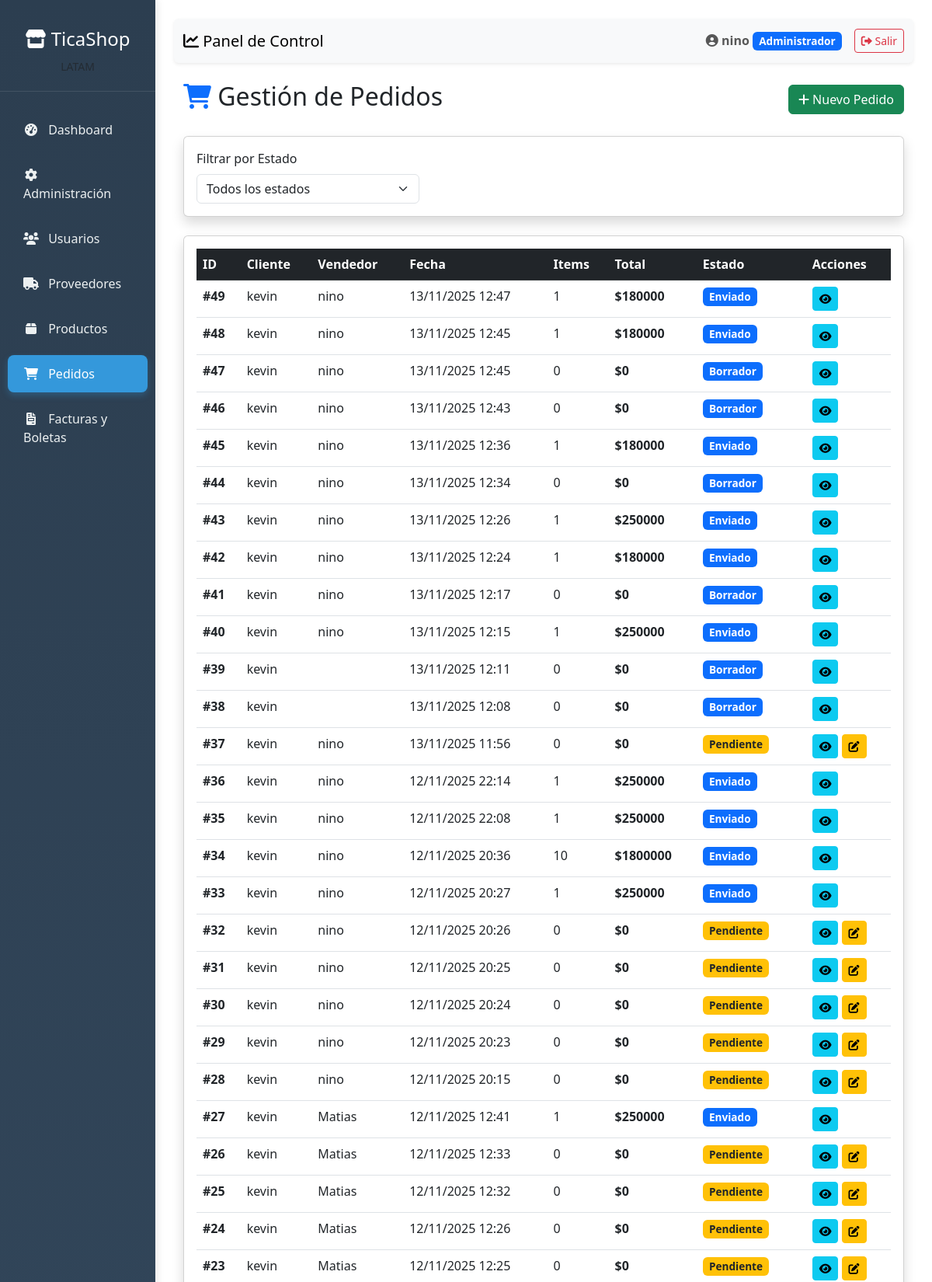
/ventas/pedidos/ (signed in, upper part), run on the app's committed database.
### apps/usuarios/models.py (models this page shows, shortened)
class Usuario(AbstractUser):
    ROLES = (
        ('Administrador', 'Administrador'),
        ('Vendedor', 'Vendedor'),
        ('Tesoreria', 'Tesorería'),
        ('Cliente', 'Cliente'),
    )
    rol = models.CharField(max_length=13, choices=ROLES, default='Cliente')
    telefono = models.CharField(max_length=20, blank=True, null=True)
    activo = models.BooleanField(default=True)
    fecha_actualizacion = models.DateTimeField(auto_now=True)
    class Meta:
        db_table = 'usuarios'
        verbose_name = 'Usuario'
        verbose_name_plural = 'Usuarios'

### apps/ventas/models.py (models this page shows, shortened)
class Pedido(models.Model):
    ESTADOS_PEDIDO = (
        ('Pendiente', 'Pendiente'),
        ('Procesando', 'Procesando'),
        ('Enviado', 'Enviado'),
        ('Completado', 'Completado'),
        ('Cancelado', 'Cancelado'),
    )
    cliente = models.ForeignKey(
        'clientes.Cliente',
        on_delete=models.CASCADE,
        verbose_name='Cliente'
    )
    usuario = models.ForeignKey(
        'usuarios.Usuario',
        on_delete=models.SET_NULL,
        null=True,
        verbose_name='Vendedor'
    )
    fecha_creacion = models.DateTimeField(auto_now_add=True)
    fecha_actualizacion = models.DateTimeField(auto_now=True)
    total = models.DecimalField(max_digits=12, decimal_places=2, default=0)
    estado = models.CharField(
        max_length=20,
        choices=ESTADOS_PEDIDO,
        default='Pendiente'
    )
    direccion_despacho = models.TextField(
        blank=True,
        null=True,
        verbose_name='Dirección de despacho'
    )
    observaciones = models.TextField(
        blank=True,
        null=True,
        verbose_name='Observaciones'
    )
    @property
    def cantidad_items(self):
        return sum(detalle.cantidad for detalle in self.detalles.all())
    class Meta:
        db_table = 'pedidos'
        verbose_name = 'Pedido'
        verbose_name_plural = 'Pedidos'
        ordering = ['-fecha_creacion']

class DetallePedido(models.Model):
    pedido = models.ForeignKey(
        Pedido,
        on_delete=models.CASCADE,
        related_name='detalles'
    )
    producto = models.ForeignKey(
        'productos.Producto',
        on_delete=models.CASCADE,
        verbose_name='Producto'
    )
    cantidad = models.IntegerField(default=1)
    precio_unitario_venta = models.DecimalField(
        max_digits=10,
        decimal_places=2,
        verbose_name='Precio unitario'
    )
    subtotal = models.DecimalField(
        max_digits=12,
        decimal_places=2,
        verbose_name='Subtotal'
    )
    class Meta:
        db_table = 'detalle_pedido'
        verbose_name = 'Detalle de Pedido'
        verbose_name_plural = 'Detalles de Pedido'

### apps/clientes/models.py (models this page shows, shortened)
class Cliente(models.Model):
    rut = models.CharField(max_length=12, unique=True)
    razon_social = models.CharField(max_length=255)
    giro = models.CharField(max_length=255, blank=True, null=True)
    direccion = models.TextField(blank=True, null=True)
    email_facturacion = models.EmailField(blank=True, null=True)
    class Meta:
        db_table = 'clientes'
        verbose_name = 'Cliente'
        verbose_name_plural = 'Clientes'

### apps/ventas/views.py (the view)
# urls.py: path('pedidos/', views.listar_pedidos, name='listar_pedidos'),
@login_required
def listar_pedidos(request):
    pedidos = Pedido.objects.select_related('cliente', 'usuario').prefetch_related('detalles').all().order_by('-fecha_creacion')
    filtro_usuario = request.GET.get('usuario')
    filtro_cliente = request.GET.get('cliente')
    if filtro_usuario:
        pedidos = pedidos.filter(usuario__username__icontains=filtro_usuario)
    if filtro_cliente:
        pedidos = pedidos.filter(cliente__nombre__icontains=filtro_cliente)
    context = {
        'pedidos': pedidos,
    }
    return render(request, 'ventas/listar_pedidos.html', context)

### templates/ventas/listar_pedidos.html (shortened to what this page needs)
{% extends 'dashboard/base_dashboard.html' %}
{% block content %}
<div class="container-fluid mt-4">
    <div class="d-flex justify-content-between align-items-center mb-4">
        <h2><i class="fas fa-shopping-cart text-primary"></i> Gestión de Pedidos</h2>
        <a href="{% url 'crear_pedido_inicial' %}" class="btn btn-success">
            <i class="fas fa-plus"></i> Nuevo Pedido
        </a>
    </div>
    <div class="card shadow mb-4">
        <div class="card-body">
            <form method="GET" class="row g-3">
                <div class="col-md-4">
                    <label class="form-label">Filtrar por Estado</label>
                    <select name="estado" class="form-select" onchange="this.form.submit()">
                        <option value="">Todos los estados</option>
                    </select>
                </div>
            </form>
        </div>
    </div>
    <div class="card shadow">
        <div class="card-body">
            <div class="table-responsive">
                <table class="table table-hover">
                    <thead class="table-dark">
                        <tr>
                            <th>ID</th>
                            <th>Cliente</th>
                            <th>Vendedor</th>
                            <th>Fecha</th>
                            <th>Items</th>
                            <th>Total</th>
                            <th>Estado</th>
                            <th>Acciones</th>
                        </tr>
                    </thead>
                    <tbody>
                        {% for pedido in pedidos %}
                        <tr>
                            <td><strong>#{{ pedido.id }}</strong></td>
                            <td>{{ pedido.cliente.razon_social }}</td>
                            <td>{{ pedido.usuario.username }}</td>
                            <td>{{ pedido.fecha_creacion|date:"d/m/Y H:i" }}</td>
                            <td>{{ pedido.cantidad_items }}</td>
                            <td><strong>${{ pedido.total|floatformat:0 }}</strong></td>
                            <td>
                                {% if pedido.estado == 'Pendiente' %}
                                    <span class="badge bg-warning text-dark">{{ pedido.estado }}</span>
                                {% elif pedido.estado == 'Procesando' %}
                                    <span class="badge bg-info">{{ pedido.estado }}</span>
                                {% elif pedido.estado == 'Completado' %}
                                    <span class="badge bg-success">{{ pedido.estado }}</span>
                                {% elif pedido.estado == 'Cancelado' %}
                                    <span class="badge bg-danger">{{ pedido.estado }}</span>
                                {% else %}
                                    <span class="badge bg-primary">{{ pedido.estado }}</span>
                                {% endif %}
                            </td>
                            <td>
                                <a href="{% url 'detalle_pedido' pedido.id %}" class="btn btn-sm btn-info" title="Ver detalle">
                                    <i class="fas fa-eye"></i>
                                </a>
                                {% if pedido.estado == 'Pendiente' %}
                                    <a href="{% url 'crear_pedido_inicial' %}" class="btn btn-sm btn-warning" title="Agregar productos o generar documento">
                                        <i class="fas fa-edit"></i>
                                    </a>
                                {% endif %}
                            </td>
                        </tr>
                        {% endfor %}
                    </tbody>
                </table>
            </div>
        </div>
    </div>
</div>
{% endblock %}

### templates/dashboard/base_dashboard.html (shortened to what this page needs)
<!DOCTYPE html>
<html lang="es">
<head>
    <link href="https://cdn.jsdelivr.net/npm/bootstrap@5.3.0/dist/css/bootstrap.min.css" rel="stylesheet">
    <link rel="stylesheet" href="https://cdnjs.cloudflare.com/ajax/libs/font-awesome/6.0.0/css/all.min.css">
</head>
<body>
    <div class="container-fluid">
        <div class="row">
            <div class="col-md-3 col-lg-2 sidebar d-md-block p-0">
                <div class="position-sticky pt-3">
                    <div class="text-center text-white logo-section">
                        <h4><i class="fas fa-store"></i> TicaShop</h4>
                        <small class="text-muted">LATAM</small>
                    </div>
                    <ul class="nav flex-column">
                        <li class="nav-item">
                            <a class="nav-link {% if request.resolver_match.url_name == 'dashboard' %}active{% endif %}"
                                href="{% url 'dashboard' %}">
                                <i class="fas fa-tachometer-alt"></i> Dashboard
                            </a>
                        </li>
                        {% if request.user.rol == 'Administrador' %}
                        <li class="nav-item">
                            <a class="nav-link" href="/admin/">
                                <i class="fas fa-cog"></i> Administración
                            </a>
                        </li>
                        <li class="nav-item">
                            <a class="nav-link {% if request.resolver_match.url_name == 'listar_usuarios' %}active{% endif %}"
                                href="{% url 'listar_usuarios' %}">
                                <i class="fas fa-users"></i> Usuarios
                            </a>
                        </li>
                        <li class="nav-item">
                            <a class="nav-link {% if request.resolver_match.url_name == 'listar_proveedores' %}active{% endif %}"
                                href="{% url 'listar_proveedores' %}">
                                <i class="fas fa-truck"></i> Proveedores
                            </a>
                        </li>
                        {% endif %}
                        {% if request.user.rol == 'Administrador' or request.user.rol == 'Vendedor' %}
                        <li class="nav-item">
                            <a class="nav-link {% if request.resolver_match.url_name == 'listar_productos' %}active{% endif %}"
                                href="{% url 'listar_productos' %}">
                                <i class="fas fa-box"></i> Productos
                            </a>
                        </li>
                        <li class="nav-item">
                            <a class="nav-link {% if request.resolver_match.url_name == 'listar_pedidos' %}active{% endif %}"
                                href="{% url 'listar_pedidos' %}">
                                <i class="fas fa-shopping-cart"></i> Pedidos
                            </a>
                        </li>
                        {% endif %}
                        <li class="nav-item">
                            <a class="nav-link {% if request.resolver_match.url_name == 'listar_documentos' %}active{% endif %}"
                                href="{% url 'listar_documentos' %}">
                                <i class="fas fa-file-invoice"></i> Facturas y Boletas
                            </a>
                        </li>
                    </ul>
                </div>
            </div>
            <div class="col-md-9 col-lg-10 ml-sm-auto px-4 py-4">
                <nav class="navbar navbar-expand-lg navbar-light bg-light mb-4 shadow-sm rounded">
                    <div class="container-fluid">
                        <span class="navbar-brand mb-0 h1">
                            <i class="fas fa-chart-line"></i> Panel de Control
                        </span>
                        <div class="navbar-nav ms-auto align-items-center">
                            <span class="navbar-text me-3">
                                <i class="fas fa-user-circle"></i>
                                <strong>{{ request.user.get_full_name|default:request.user.username }}</strong>
                                <span class="badge bg-primary">{{ request.user.rol }}</span>
                            </span>
                            <a class="btn btn-outline-danger btn-sm" href="{% url 'logout' %}">
                                <i class="fas fa-sign-out-alt"></i> Salir
                            </a>
                        </div>
                    </div>
                </nav>
                {% block content %}
                {% endblock %}
            </div>
        </div>
    </div>
</body>
</html>

### templates/dashboard/base_dashboard.html (style rules this page uses)
body { font-family: 'Segoe UI', Tahoma, Geneva, Verdana, sans-serif; }
.sidebar { min-height: 100vh; background: linear-gradient(180deg, #2c3e50 0%, #34495e 100%); box-shadow: 2px 0 10px rgba(0,0,0,0.1); }
.sidebar .nav-link { color: #ecf0f1; padding: 12px 20px; margin: 5px 10px; border-radius: 8px; transition: all 0.3s ease; }
.sidebar .nav-link.active { background: #3498db; color: white; box-shadow: 0 4px 8px rgba(52, 152, 219, 0.3); }
.sidebar .nav-link i { width: 20px; text-align: center; margin-right: 8px; }
.logo-section { padding: 20px; border-bottom: 1px solid rgba(255,255,255,0.1); margin-bottom: 20px; }

### templates/ventas/listar_pedidos.html (style rules this page uses)
.table-responsive { overflow-x: auto; }
.badge { font-size: 0.85rem; padding: 0.4em 0.6em; }

### data on the page
Usuario: user.get_full_name "nino", user.rol "Administrador"
Pedido: id "49", cliente.razon_social "kevin", usuario.username "nino", fecha_creacion "13/11/2025 12:47", cantidad_items "1", total "180000", estado "Enviado"
Pedido: id "48", cliente.razon_social "kevin", usuario.username "nino", fecha_creacion "13/11/2025 12:45", cantidad_items "1", total "180000", estado "Enviado"
Pedido: id "47", cliente.razon_social "kevin", usuario.username "nino", fecha_creacion "13/11/2025 12:45", cantidad_items "0", total "0", estado "Borrador"
Pedido: id "46", cliente.razon_social "kevin", usuario.username "nino", fecha_creacion "13/11/2025 12:43", cantidad_items "0", total "0", estado "Borrador"
Pedido: id "45", cliente.razon_social "kevin", usuario.username "nino", fecha_creacion "13/11/2025 12:36", cantidad_items "1", total "180000", estado "Enviado"
Pedido: id "44", cliente.razon_social "kevin", usuario.username "nino", fecha_creacion "13/11/2025 12:34", cantidad_items "0", total "0", estado "Borrador"
Pedido: id "43", cliente.razon_social "kevin", usuario.username "nino", fecha_creacion "13/11/2025 12:26", cantidad_items "1", total "250000", estado "Enviado"
Pedido: id "42", cliente.razon_social "kevin", usuario.username "nino", fecha_creacion "13/11/2025 12:24", cantidad_items "1", total "180000", estado "Enviado"
Pedido: id "41", cliente.razon_social "kevin", usuario.username "nino", fecha_creacion "13/11/2025 12:17", cantidad_items "0", total "0", estado "Borrador"
Pedido: id "40", cliente.razon_social "kevin", usuario.username "nino", fecha_creacion "13/11/2025 12:15", cantidad_items "1", total "250000", estado "Enviado"
Pedido: id "39", cliente.razon_social "kevin", fecha_creacion "13/11/2025 12:11", cantidad_items "0", total "0", estado "Borrador"
Pedido: id "38", cliente.razon_social "kevin", fecha_creacion "13/11/2025 12:08", cantidad_items "0", total "0", estado "Borrador"
Pedido: id "37", cliente.razon_social "kevin", usuario.username "nino", fecha_creacion "13/11/2025 11:56", cantidad_items "0", total "0", estado "Pendiente"
Pedido: id "36", cliente.razon_social "kevin", usuario.username "nino", fecha_creacion "12/11/2025 22:14", cantidad_items "1", total "250000", estado "Enviado"
Pedido: id "35", cliente.razon_social "kevin", usuario.username "nino", fecha_creacion "12/11/2025 22:08", cantidad_items "1", total "250000", estado "Enviado"
Pedido: id "34", cliente.razon_social "kevin", usuario.username "nino", fecha_creacion "12/11/2025 20:36", cantidad_items "10", total "1800000", estado "Enviado"
Pedido: id "33", cliente.razon_social "kevin", usuario.username "nino", fecha_creacion "12/11/2025 20:27", cantidad_items "1", total "250000", estado "Enviado"
Pedido: id "32", cliente.razon_social "kevin", usuario.username "nino", fecha_creacion "12/11/2025 20:26", cantidad_items "0", total "0", estado "Pendiente"
Pedido: id "31", cliente.razon_social "kevin", usuario.username "nino", fecha_creacion "12/11/2025 20:25", cantidad_items "0", total "0", estado "Pendiente"
Pedido: id "30", cliente.razon_social "kevin", usuario.username "nino", fecha_creacion "12/11/2025 20:24", cantidad_items "0", total "0", estado "Pendiente"
Pedido: id "29", cliente.razon_social "kevin", usuario.username "nino", fecha_creacion "12/11/2025 20:23", cantidad_items "0", total "0", estado "Pendiente"
Pedido: id "28", cliente.razon_social "kevin", usuario.username "nino", fecha_creacion "12/11/2025 20:15", cantidad_items "0", total "0", estado "Pendiente"
Pedido: id "27", cliente.razon_social "kevin", usuario.username "Matias", fecha_creacion "12/11/2025 12:41", cantidad_items "1", total "250000", estado "Enviado"
Pedido: id "26", cliente.razon_social "kevin", usuario.username "Matias", fecha_creacion "12/11/2025 12:33", cantidad_items "0", total "0", estado "Pendiente"
Pedido: id "25", cliente.razon_social "kevin", usuario.username "Matias", fecha_creacion "12/11/2025 12:32", cantidad_items "0", total "0", estado "Pendiente"
Pedido: id "24", cliente.razon_social "kevin", usuario.username "Matias", fecha_creacion "12/11/2025 12:26", cantidad_items "0", total "0", estado "Pendiente"
Pedido: id "23", cliente.razon_social "kevin", usuario.username "Matias", fecha_creacion "12/11/2025 12:25", cantidad_items "0", total "0", estado "Pendiente"
